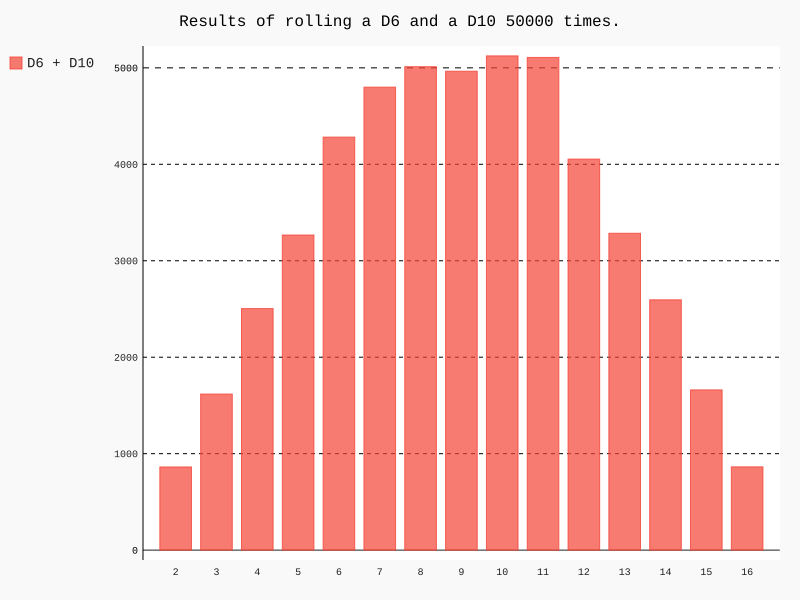

Python code for this plot:
import pygal

from die import Die

die_1 = Die()
die_2 = Die(10)

results = []

for roll_num in range(50000):
    result = die_1.roll() + die_2.roll()
    results.append(result)

frequencies = []
max_result = die_1.num_sides + die_2.num_sides 

for value in range(2, max_result+1):
    frequency = results.count(value)
    frequencies.append(frequency)

hist = pygal.Bar()

hist.title = "Results of rolling a D6 and a D10 50000 times."
hist.x_labels = ['2', '3', '4', '5', '6', '7', '8', '9', '10', '11', '12', '13', '14', '15', '16']
hist._x_title = "Result"
hist._y_title = "Frequency of Result"

hist.add('D6 + D10', frequencies)
hist.render_to_file('die_visual.svg')

print(frequencies)
